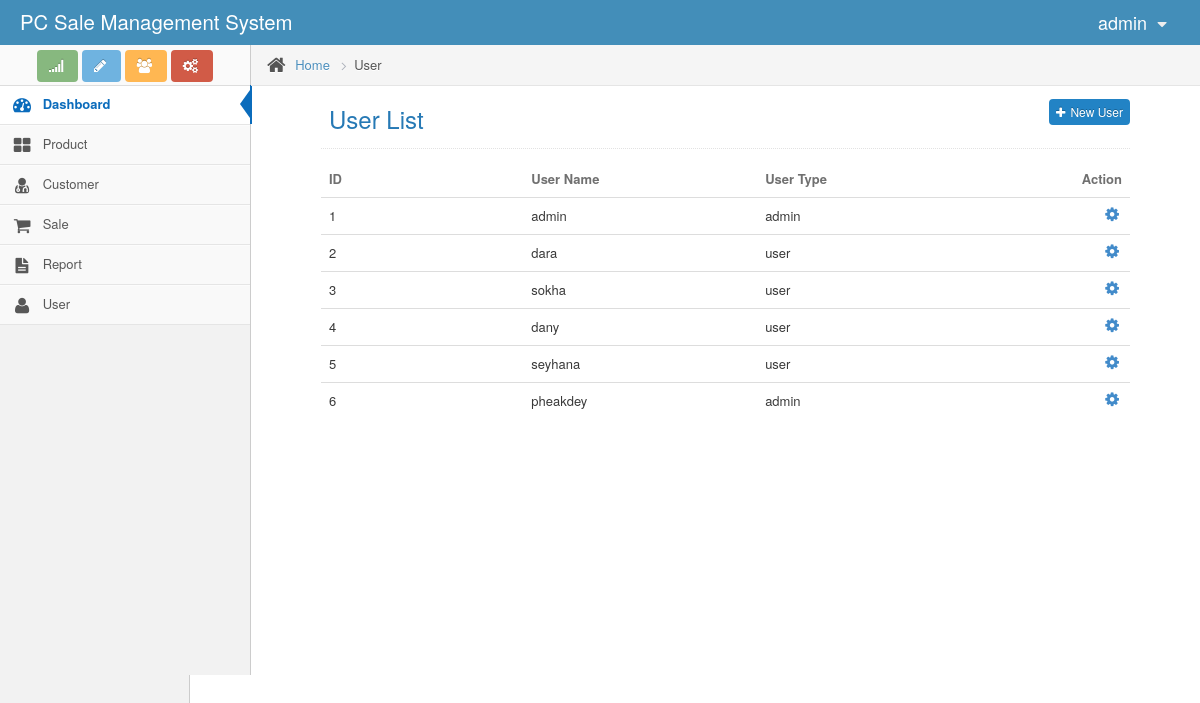
/user.php (signed in), run on the app's committed database.
### tables this page shows
CREATE TABLE `tbl_user` (
  `user_id` int(11) NOT NULL AUTO_INCREMENT,
  `user_name` varchar(255) NOT NULL,
  `user_pass` varchar(255) NOT NULL,
  `user_type` varchar(255) NOT NULL,
  PRIMARY KEY (`user_id`)
);

### user.php (the view, shortened to what this page needs)
<?php
	include('includes/database.php');
	include('includes/header.php');
	include('includes/menu.php');
	if($_SESSION['type'] == 'admin'){
?>
<div class="main-content">
    <div class="breadcrumbs" id="breadcrumbs">
        <ul class="breadcrumb">
            <li>
                <i class="icon-home home-icon"></i>
                <a href="/">Home</a>
                <span class="divider">
                    <i class="icon-angle-right arrow-icon"></i>
                </span>
            </li>
            <li class="active">User</li>
        </ul>
    </div>
    <div class="page-content">
    	<div class="page-header position-relative">
        	<div class="pull-left">
            	<h1> User List </h1>
           	</div>
            <div class="pull-right">
            	<a href="newuser.php?page=newuser" class="btn btn-primary btn-mini"><i class="icon-plus mr"></i>New User</a>
           	</div>
        </div>
        <div class="row-fluid">
        <table id="sample-table-1" class="table">
        	<thead>
            <tr style="border-top:none !important">
                <th style="width:25%">ID</th>
                <th>User Name</th>
                <th>User Type</th>
                <th style="text-align:right">Action</th>
            </tr>
            </thead>
            <tbody>
            <?php
                $sql = "SELECT * FROM tbl_user";
				$result = $db->query($sql);
               while ($rows = $result->fetch_array(MYSQLI_ASSOC)) {
                    echo '<tr>';
                        echo '<td>'.$rows['user_id'].'</td>';
                        echo '<td>'.$rows['user_name'].'</td>';
                        echo '<td>'.$rows['user_type'].'</td>' ;
				?>			 <td> <ul class="nav ace-nav action-nav">
							<li class="light-blue" style="background:#fff !important">
							<a data-toggle="dropdown" href="#" class="dropdown-toggle action-a" style="padding:0 !important">
								<i class="icon-gear" style="color:#428BCA !important"></i>
							</a>
					</li></ul></td>
                   	</tr>
           		<?php
       			}
        	    ?>
            </tbody>
		</table>
        </div>
    </div>
</div>
<?php }else echo 'No permission' ;include('includes/footer.php'); ?>

### assets/css/style.css (style rules this page uses)
body { font-family:"Helvetica Neue",Helvetica,Arial,sans-serif !important; }
.ace-nav>li.light-blue { background: none !important; }
.ace-nav>li { background: none !important; }
.main-content { margin-left: 251px !important; min-height:630px !important; }
.page-content { margin: 5px 50px 20px !important; }
.btn { border-radius: 4px !important; -moz-border-radius:4px !important; -webkit-border-radius:4px !important; }
.table thead tr th { background: #ffffff !important; }
.action-nav { margin: 0 !important; }
.action-a { line-height: 0 !important; float: right !important; }
.mr { margin-right: 5px !important; }

### data on the page
tbl_user: user_id "1", user_name "admin", user_type "admin"
tbl_user: user_id "2", user_name "dara", user_type "user"
tbl_user: user_id "3", user_name "sokha", user_type "user"
tbl_user: user_id "4", user_name "dany", user_type "user"
tbl_user: user_id "5", user_name "seyhana", user_type "user"
tbl_user: user_id "6", user_name "pheakdey", user_type "admin"

### other printed values
$_SESSION['user'] "admin"
